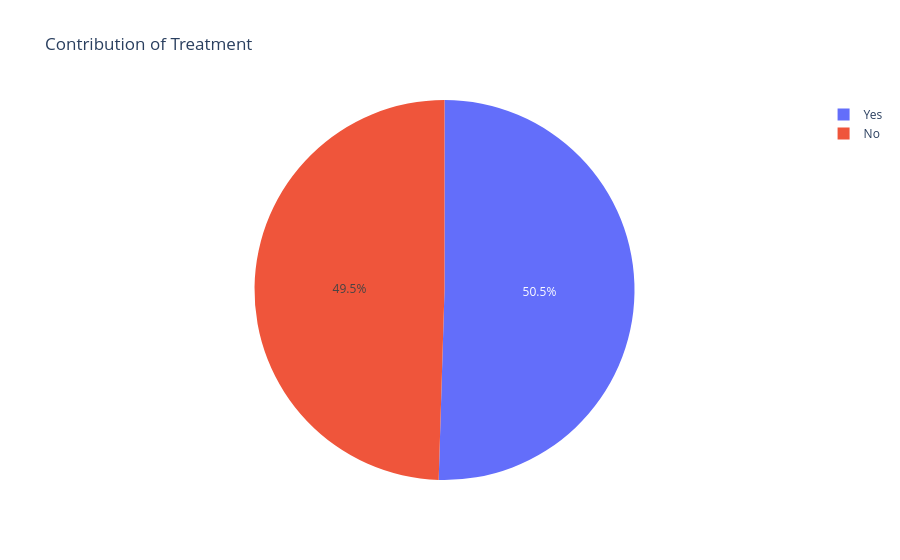

Notebook cell for this chart:
### Markdown cell above
##### treatment percentage

### Code cell
# treatment analysis
treatment_analysis = df['treatment'].value_counts().reset_index(name='Count')
px.pie(
    treatment_analysis,
    names='treatment',
    values='Count',
    title='Contribution of Treatment'
)

### Figure 1 — Plotly figure (JSON) as saved in the notebook; plotly's stock layout.template omitted (floating-point values rounded to 4 significant figures)
{"data": [{"domain": {"x": [0, 1], "y": [0, 1]}, "hovertemplate": "treatment=%{label}<br>Count=%{value}<extra></extra>", "labels": ["Yes", "No"], "legendgroup": "", "name": "", "showlegend": true, "type": "pie", "values": [147606, 144758]}], "layout": {"legend": {"tracegroupgap": 0}, "title": {"text": "Contribution of Treatment"}}}
